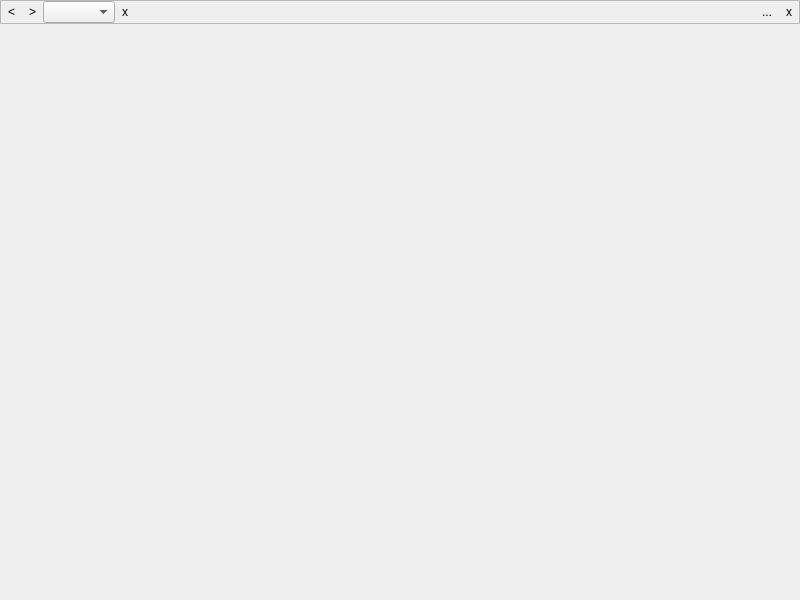
<?xml version="1.0" encoding="UTF-8"?>
<ui version="4.0">
 <class>PLMSubWindow</class>
 <widget class="QMainWindow" name="PLMSubWindow">
  <property name="geometry">
   <rect>
    <x>0</x>
    <y>0</y>
    <width>800</width>
    <height>600</height>
   </rect>
  </property>
  <property name="windowTitle">
   <string>MainWindow</string>
  </property>
  <widget class="QWidget" name="baseWidget">
   <layout class="QVBoxLayout" name="verticalLayout" stretch="0,0">
    <property name="spacing">
     <number>0</number>
    </property>
    <property name="leftMargin">
     <number>0</number>
    </property>
    <property name="topMargin">
     <number>0</number>
    </property>
    <property name="rightMargin">
     <number>0</number>
    </property>
    <property name="bottomMargin">
     <number>0</number>
    </property>
    <item>
     <widget class="QFrame" name="frame">
      <property name="frameShape">
       <enum>QFrame::StyledPanel</enum>
      </property>
      <property name="frameShadow">
       <enum>QFrame::Raised</enum>
      </property>
      <layout class="QHBoxLayout" name="horizontalLayout">
       <property name="spacing">
        <number>0</number>
       </property>
       <property name="leftMargin">
        <number>0</number>
       </property>
       <property name="topMargin">
        <number>0</number>
       </property>
       <property name="rightMargin">
        <number>0</number>
       </property>
       <property name="bottomMargin">
        <number>0</number>
       </property>
       <item>
        <widget class="QToolButton" name="previousButton">
         <property name="text">
          <string>&lt;</string>
         </property>
         <property name="autoRaise">
          <bool>true</bool>
         </property>
        </widget>
       </item>
       <item>
        <widget class="QToolButton" name="nextButton">
         <property name="text">
          <string>&gt;</string>
         </property>
         <property name="autoRaise">
          <bool>true</bool>
         </property>
        </widget>
       </item>
       <item>
        <widget class="QComboBox" name="documentComboBox">
         <property name="editable">
          <bool>false</bool>
         </property>
         <property name="insertPolicy">
          <enum>QComboBox::InsertAlphabetically</enum>
         </property>
        </widget>
       </item>
       <item>
        <widget class="QToolButton" name="closeDocumentButton">
         <property name="text">
          <string>x</string>
         </property>
         <property name="autoRaise">
          <bool>true</bool>
         </property>
        </widget>
       </item>
       <item>
        <spacer name="horizontalSpacer">
         <property name="orientation">
          <enum>Qt::Horizontal</enum>
         </property>
         <property name="sizeHint" stdset="0">
          <size>
           <width>40</width>
           <height>20</height>
          </size>
         </property>
        </spacer>
       </item>
       <item>
        <widget class="QToolButton" name="splitButton">
         <property name="text">
          <string>...</string>
         </property>
         <property name="popupMode">
          <enum>QToolButton::InstantPopup</enum>
         </property>
         <property name="autoRaise">
          <bool>true</bool>
         </property>
         <property name="arrowType">
          <enum>Qt::NoArrow</enum>
         </property>
        </widget>
       </item>
       <item>
        <widget class="QToolButton" name="closeWindowButton">
         <property name="text">
          <string>x</string>
         </property>
         <property name="autoRaise">
          <bool>true</bool>
         </property>
        </widget>
       </item>
      </layout>
     </widget>
    </item>
    <item>
     <widget class="QStackedWidget" name="stackedWidget"/>
    </item>
   </layout>
  </widget>
  <action name="actionSplitHorizontally">
   <property name="text">
    <string>Split Horizontally</string>
   </property>
   <property name="toolTip">
    <string>Split Horizontally</string>
   </property>
  </action>
  <action name="actionSplitVertically">
   <property name="text">
    <string>Split Vertically</string>
   </property>
   <property name="toolTip">
    <string>Split Vertically</string>
   </property>
  </action>
  <action name="actionClose">
   <property name="text">
    <string>Close</string>
   </property>
   <property name="toolTip">
    <string>Close</string>
   </property>
  </action>
  <action name="actionCloseDocument">
   <property name="text">
    <string>Close Document</string>
   </property>
   <property name="toolTip">
    <string>Close curent document</string>
   </property>
   <property name="shortcut">
    <string>Ctrl+W</string>
   </property>
  </action>
 </widget>
 <resources/>
 <connections/>
</ui>
